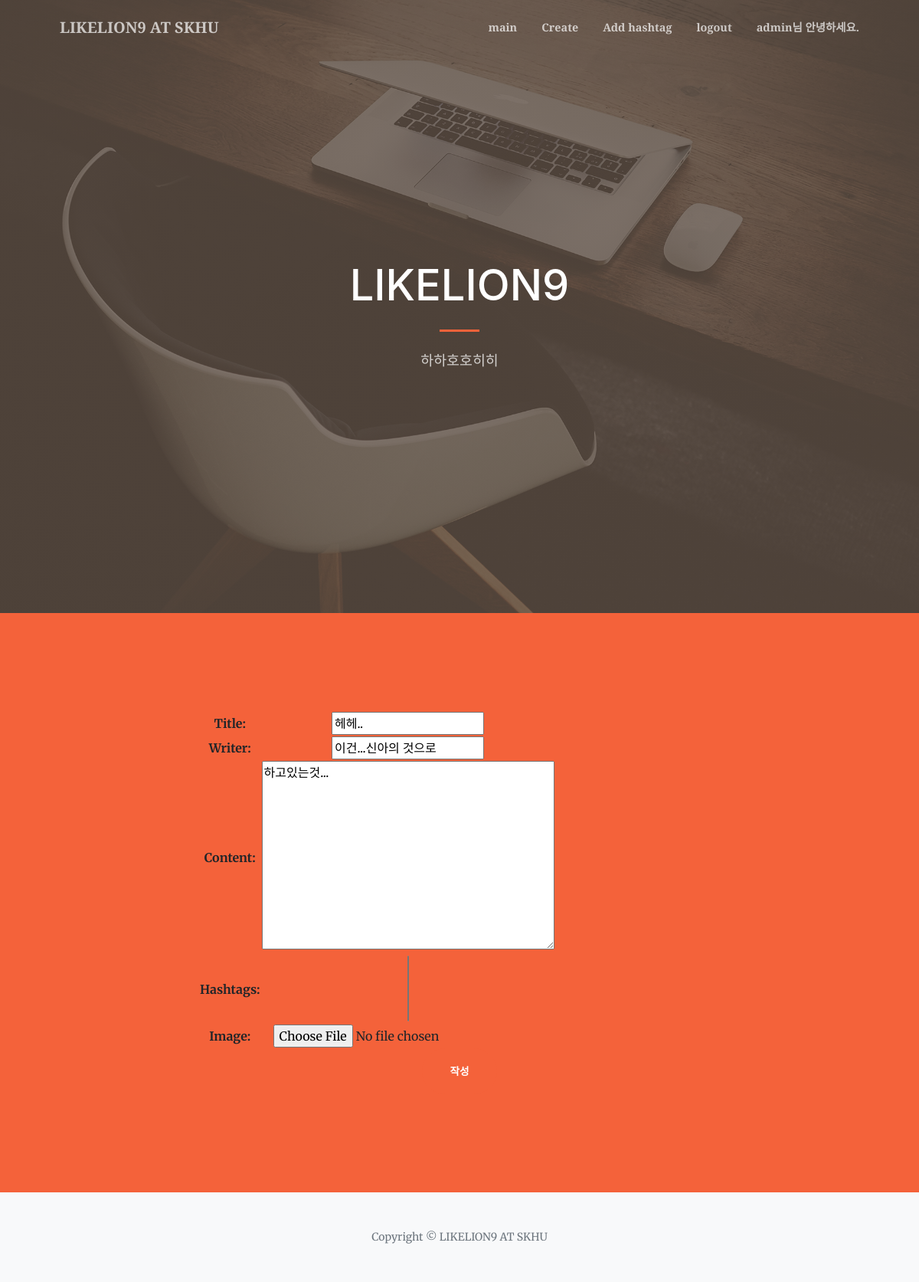
The app's page /edit/1/ (signed in) with its own data.
### account/models.py (models this page shows)
class CustomUser(AbstractUser):
    age = models.IntegerField(null=True, blank=True)
    address = models.CharField(max_length=50, null=True, blank=True)

### blog/models.py (models this page shows, shortened)
class Blog(models.Model):
    title = models.CharField(max_length=200)
    pub_date = models.DateField('date published')
    writer = models.CharField(max_length=15, default='닉네임을 입력해주세요')
    content = models.TextField()
    hashtags = models.ManyToManyField('Hashtag', blank=True)
    image = models.ImageField(upload_to='images/', blank=True)

### blog/views.py (the view)
# urls.py: path('edit/<str:id>/', blog.views.edit, name='edit'),
def edit(request, id):
    blog = get_object_or_404(Blog, id = id)
    if request.method == "POST":
        form = PostForm(request.POST, instance=blog)
        if form.is_valid():
           form.save(commit=False)
           form.save()
           form.save_m2m()
           return redirect('main')
    else:
        form = PostForm(instance=blog)
        return render(request, 'blog/edit.html', {'form':form})

### blog/forms.py
class PostForm(forms.ModelForm):
    class Meta:
        model = Blog
        fields = ['title', 'writer', 'content', 'hashtags', 'image']

### blog/templates/blog/edit.html (shortened to what this page needs)
{% extends 'blog/base.html' %}
{% block content %}
<section class="page-section bg-primary" id="about">
    <div class="container px-4 px-lg-5">
        <div class="row gx-4 gx-lg-5 justify-content-center">
            <div class="col-lg-8 text-center">
                <form method="POST">
                    <table>
                        {{form.as_table}}
                    </table>
                    <button class="btn btn-primary btn-xl" type="submit">작성</button>
                </form>
            </div>
        </div>
    </div>
</section>
{% endblock %}

### blog/templates/blog/index.html (shortened to what this page needs)
{% load static %}
<!DOCTYPE html>
<html lang="en">
    <head>
        <link href="https://cdn.jsdelivr.net/npm/bootstrap-icons@1.5.0/font/bootstrap-icons.css" rel="stylesheet" />
        <link href="https://cdnjs.cloudflare.com/ajax/libs/SimpleLightbox/2.1.0/simpleLightbox.min.css" rel="stylesheet" />
        <link href="{% static 'blog/css/styles.css' %}" rel="stylesheet" />
    </head>
    <body id="page-top">
        <nav class="navbar navbar-expand-lg navbar-light fixed-top py-3" id="mainNav">
            <div class="container px-4 px-lg-5">
                <a class="navbar-brand" href="#page-top">LIKELION9 AT SKHU</a>
                <div class="collapse navbar-collapse" id="navbarResponsive">
                    <ul class="navbar-nav ms-auto my-2 my-lg-0">
                        <li class="nav-item"><a class="nav-link" href="{% url 'main' %}">main</a></li>
                        <li class="nav-item"><a class="nav-link" href="{% url 'create' %}">Create</a></li>
                        <li class="nav-item"><a class="nav-link" href="{% url 'hashtag' %}">Add hashtag</a></li>
                        {% if user.is_active %}
                            <li class="nav-item"><a class="nav-link" href="{% url 'logout' %}">logout</a></li>
                            <li class="nav-item"><a class="nav-link">{{ user.username }}님 안녕하세요.</a></li>
                        {% else %}
                        <li class="nav-item"><a class="nav-link" href="{% url 'login' %}">login</a></li>
                            <li class="nav-item"><a class="nav-link" href="{% url 'signup' %}">signup</a></li>
                        {% endif %}
                    </ul>
                </div>
            </div>
        </nav>
        <header class="masthead">
            <div class="container px-4 px-lg-5 h-100">
                <div class="row gx-4 gx-lg-5 h-100 align-items-center justify-content-center text-center">
                    <div class="col-lg-8 align-self-end">
                        <h1 class="text-white font-weight-bold">LIKELION9</h1>
                        <hr class="divider" />
                    </div>
                    <div class="col-lg-8 align-self-baseline">
                        <p class="text-white-75 mb-5">하하호호히히</p>
                    </div>
                </div>
            </div>
        </header>
        {% block content %}
        {% endblock %}
        <footer class="bg-light py-5">
            <div class="container px-4 px-lg-5"><div class="small text-center text-muted">Copyright &copy; LIKELION9 AT SKHU</div></div>
        </footer>
    </body>
</html>

### records on screen
CustomUser: username "admin"
Blog: title "헤헤..", writer "이건...신아의 것으로", content "하고있는것..."
